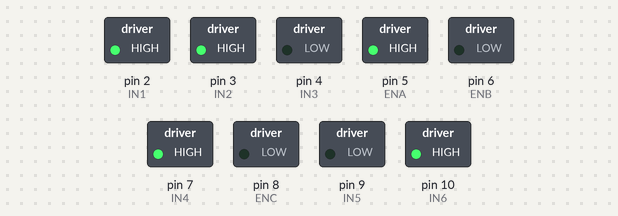
Bench run of a sketch on a simulated Arduino Uno, built with avr-gcc and run on an emulated ATmega328P. Parts: switched loads named in the sketch (green lamp = pin HIGH). Dashed ring = blinking.

Above: at 0.15 s.
At 120.02 s:
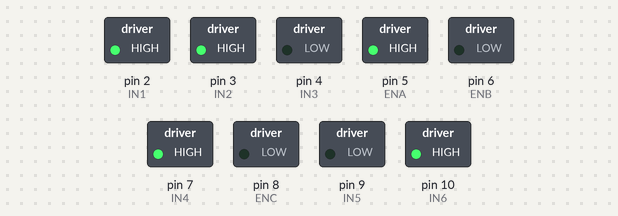
Timing chart, 0 to 120.3 s (numbered marks = the images above):
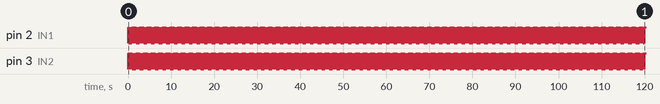

The sketch:

pwm_test.ino
```cpp
int ENA=5;//connected to Arduino's port 5(output pwm)
int IN1=2;//connected to Arduino's port 2
int IN2=3;//connected to Arduino's port 3
int ENB=6;//connected to Arduino's port 6(output pwm)
int IN3=4;//connected to Arduino's port 4
int IN4=7;//connected to Arduino's port 7
int ENC=8;//port8 pwm
int IN5=9;//port9
int IN6=10;//port10
void setup()
{
 pinMode(ENA,OUTPUT);//output
 pinMode(ENB,OUTPUT);
 pinMode(ENC,OUTPUT);
 pinMode(IN1,OUTPUT);
 pinMode(IN2,OUTPUT);
 pinMode(IN3,OUTPUT);
 pinMode(IN4,OUTPUT);
 pinMode(IN5,OUTPUT);
 pinMode(IN6,OUTPUT);
 digitalWrite(ENA,LOW);
 digitalWrite(ENB,LOW);
 digitalWrite(ENC,LOW);//stop driving
 //digitalWrite(IN1,LOW);
 //digitalWrite(IN2,HIGH);//setting motorA's directon
 digitalWrite(IN3,LOW);
 digitalWrite(IN4,HIGH);//setting motorB's directon
 digitalWrite(IN5,LOW);
 digitalWrite(IN6,HIGH);//setting motorC's directon
 analogWrite(ENA,255);//start driving motorA
}
void loop()
{

  digitalWrite(IN2,LOW);
  digitalWrite(IN1,HIGH);

  delay(25);
  digitalWrite(IN2,HIGH);
  digitalWrite(IN1,HIGH);
  delay(5);
  digitalWrite(IN1,LOW);
  digitalWrite(IN2,HIGH);
  delay(25);
    digitalWrite(IN2,HIGH);
  digitalWrite(IN1,HIGH);
  delay(5);
  //analogWrite(ENB,255);//start driving motorB
  //analogWrite(ENC,255);//start driving motorC

}
```

Measured:
- by itself, pin 2 (IN1), pin 3 (IN2): alternates HIGH for 0.04 s and LOW for 0.03 s
